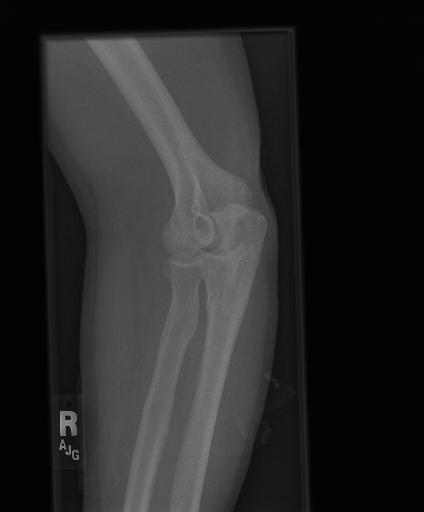
#> input picture backend/uploads/00e692982ea8422283dced4c2cb98c8f_image3.png, 424 x 512 px
$ python -i severity_estimation.py   (imports and definitions only)
#> lines starting #> are read from the running program, lines starting #| are printed output that depends on the picture; after the words box and inside, x2 and y2 are one past the last pixel; in counts of white or black regions, pixels touching at a corner belong together
#> further down, picture is the input picture: shape (512, 424, 3); min 1, max 154, mean 39.2
"""
Severity estimation module using OpenCV.
Estimates fracture severity using DISPLACEMENT ANGLE (clinically meaningful).
Uses PCA-based orientation analysis (robust for X-rays).
"""

import numpy as np
import cv2
from typing import Tuple, Optional, Dict


# --------------------------------------------------
# Preprocessing
# --------------------------------------------------

def preprocess_roi(roi: np.ndarray) -> np.ndarray:
    """Convert ROI to smoothed grayscale image."""
    if roi.ndim == 3:
        roi = cv2.cvtColor(roi, cv2.COLOR_RGB2GRAY)

    roi = cv2.GaussianBlur(roi, (5, 5), 0)
    return roi


# --------------------------------------------------
# Edge Detection
# --------------------------------------------------

def detect_edges(roi: np.ndarray) -> np.ndarray:
    """Detect fracture edges using Canny."""
    roi = preprocess_roi(roi)
    edges = cv2.Canny(roi, 60, 160)
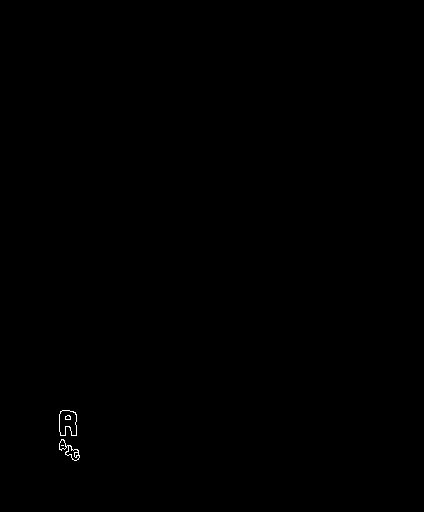
#> edges: shape (512, 424); 0.1% white in thin lines or dots, all inside (x1, y1, x2, y2) = (59, 410, 80, 461)
    return edges


# --------------------------------------------------
# 🔑 DISPLACEMENT ANGLE (PCA – ROBUST)
# --------------------------------------------------

def estimate_displacement_angle(edges: np.ndarray) -> float:
    """
    Estimate angular displacement using PCA on edge points.
    Returns angle in degrees (0–90).
    """

    # Get edge coordinates
    points = np.column_stack(np.where(edges > 0))
#> points = 216 pairs, first value 410 to 460, second value 59 to 79

    # Not enough data → no fracture orientation
    if points.shape[0] < 50:
        return 0.0

    # PCA
    mean = np.mean(points, axis=0)
#> mean = [435.7, 68.37]
    centered = points - mean
#> centered = 216 pairs, first value -25.66 to 24.34, second value -9.37 to 10.63
    cov = np.cov(centered, rowvar=False)
#> cov = [[236.2, 21.72], [21.72, 37.59]]

    eigenvalues, eigenvectors = np.linalg.eig(cov)
#> eigenvalues = [238.5, 35.24]; eigenvectors = [[0.994, -0.107], [0.107, 0.994]]
    dominant_vector = eigenvectors[:, np.argmax(eigenvalues)]
#> dominant_vector = [0.994, 0.107]

    angle_rad = np.arctan2(dominant_vector[0], dominant_vector[1])
#> angle_rad = 1.46
    angle_deg = abs(angle_rad * 180 / np.pi)
#> angle_deg = 83.83

    # Normalize to [0, 90]
    if angle_deg > 90:
        angle_deg = 180 - angle_deg

    return round(float(angle_deg), 1)


# --------------------------------------------------
# Severity Classification (ANGLE BASED)
# --------------------------------------------------

def classify_severity(angle: float) -> str:
    """
    Clinically interpretable severity classification.
    """
    if angle < 8:
        return "Low"
    elif angle < 20:
        return "Medium"
    else:
        return "High"


# --------------------------------------------------
# MAIN PIPELINE (USED BY predictions.py)
# --------------------------------------------------

def analyze_fracture_severity(
    original_image: np.ndarray,
    roi_mask: Optional[np.ndarray] = None,
    bbox: Optional[Tuple[int, int, int, int]] = None
) -> Tuple[str, Dict[str, float], np.ndarray]:
    """
    Full severity analysis pipeline.

    Returns:
        severity_level (str)
        metrics dict { displacement_angle }
        edges image
    """

    # ---- Extract ROI ----
    if bbox is not None:
        x, y, w, h = bbox
        pad = 10
        roi = original_image[
            max(0, y - pad): y + h + pad,
            max(0, x - pad): x + w + pad
        ]
    else:
        roi = original_image.copy()

    # ---- Edge detection ----
    edges = detect_edges(roi)

    # ---- Angle estimation ----
    angle = estimate_displacement_angle(edges)
#> angle = 83.8

    # ---- Severity classification ----
    severity = classify_severity(angle)
#> severity = 'High'

    metrics = {
        "displacement_angle": angle
    }
#> metrics = {'displacement_angle': 83.8}

    return severity, metrics, edges

>>> import cv2
>>> picture = cv2.cvtColor(cv2.imread('../backend/uploads/00e692982ea8422283dced4c2cb98c8f_image3.png'), cv2.COLOR_BGR2RGB)
>>> result = analyze_fracture_severity(picture)

$ run again, on backend/uploads/08e58a2202344347a86e24050b2111d7_image2.png
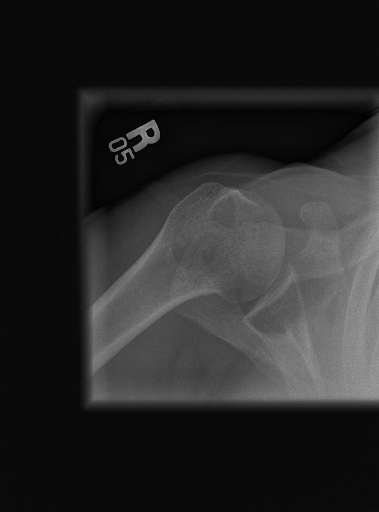
#> input picture backend/uploads/08e58a2202344347a86e24050b2111d7_image2.png, 379 x 512 px
#> picture is the input picture: shape (512, 379, 3); min 0, max 160, mean 40
#> in detect_edges, `edges = cv2.Canny(roi, 60, 160)`:
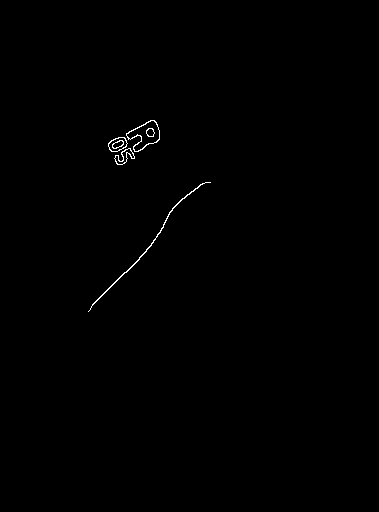
#> edges: shape (512, 379); 0.31% white in thin lines or dots, all inside (x1, y1, x2, y2) = (88, 120, 211, 312)
#> points = 611 pairs, first value 120 to 311, second value 88 to 210
#> mean = [183.4, 138.1]
#> centered = 611 pairs, first value -63.4 to 127.6, second value -50.08 to 71.92
#> cov = [[3123.9, -179.8], [-179.8, 620]]
#> eigenvalues = [3136.7, 607.2]; eigenvectors = [[0.997, 0.0713], [-0.0713, 0.997]]
#> dominant_vector = [0.997, -0.0713]
#> angle_rad = 1.64
#> in estimate_displacement_angle, `angle_deg = abs(angle_rad * 180 / np.pi)`: angle_deg = 94.09
#> in estimate_displacement_angle, `angle_deg = 180 - angle_deg`: angle_deg = 85.91
#> angle = 85.9
#> severity = 'High'
#> metrics = {'displacement_angle': 85.9}
